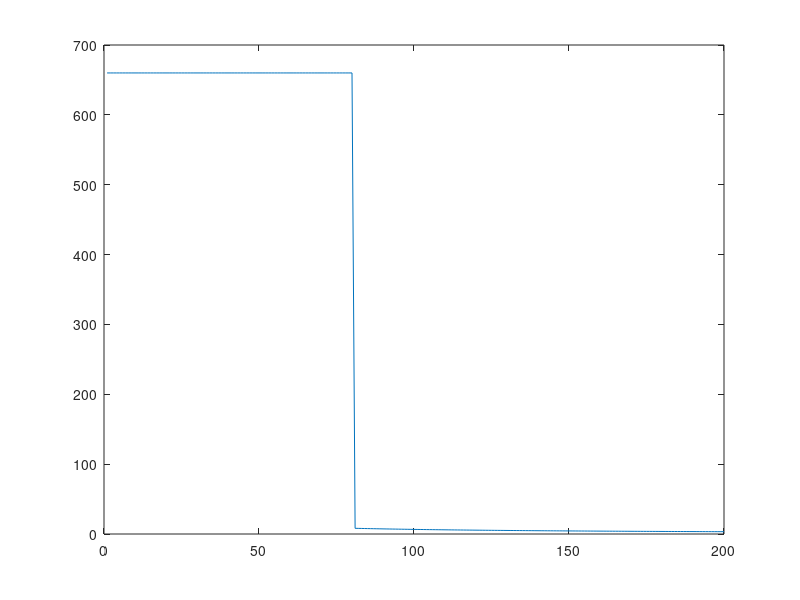

MATLAB code for this plot:
r =9.73;
nr=0.9

coupleMax = 660;%*r*nr;
seuilCoupleMin = -660;%*r*nr;
vitesseDecrochage = 80;
vitesseMax = 200;
vitesseFreinageReg = 20;

vitesse = 1:1:vitesseMax ;

for k=1:1:length(vitesse)
    
    if vitesse(k)<= vitesseDecrochage
        couplePositif(k) = coupleMax
    elseif vitesse(k)>vitesseDecrochage
        couplePositif(k) = 1/k *coupleMax
    end
end
    
    plot(vitesse, couplePositif)
    
    
    % x = [0, vitesseDecrochage, vitesseMax, vitesseDecrochage, vitesseFreinageReg, 0];
    % y = [seuilCoupleMax, seuilCoupleMax, 0, seuilCoupleMin, seuilCoupleMin, 0];
    
%     xp = [0, vitesseDecrochage, vitesseMax];
%     yp = [seuilCoupleMax, seuilCoupleMax, 0];
%     xn = [vitesseMax, vitesseDecrochage, vitesseFreinageReg, 0];
%     yn = [0, seuilCoupleMin, seuilCoupleMin, 0];
%     
%     v=(1:1:vitesseMax);
%     
%     yp_int=interp1(xp,yp,v,'pchip');
%     yn_int=interp1(xn,yn,v,'pchip');
%     
%     figure(5);
%     plot(v,yp_int,'b',v,yn_int,'g');